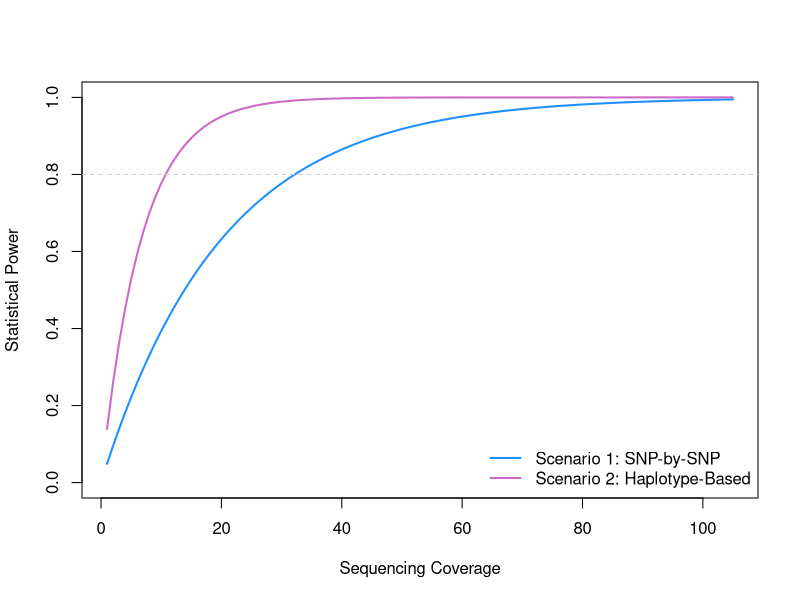

Recreate this plot in R.
# --- 1. Setup: Define Coverage and Power Calculations ---

# Create a sequence of sequencing coverage values
coverage <- seq(1, 105, by = 1)

# Calculate power for the first scenario (SNP-by-SNP)
# This curve rises more slowly.
power_scenario1 <- 1 - exp(-0.05 * coverage)

# Calculate power for a second, more powerful scenario (e.g., Haplotype-based)
# This curve rises more quickly to illustrate a more efficient analysis.
power_scenario2 <- 1 - exp(-0.15 * coverage)


# --- 2. Create the Plot ---

# First, plot the base line for Scenario 1
plot(coverage, power_scenario1,
     type = 'l',
     col = 'dodgerblue',
     lwd = 2,
     xlab = "Sequencing Coverage",
     ylab = "Statistical Power",
     ylim = c(0, 1.0)) # Set y-axis from 0 to 1

# Next, add the second line for Scenario 2 to the existing plot
lines(coverage, power_scenario2,
      col = 'orchid3',
      lwd = 2)


# --- 3. Add Helpful Elements for Interpretation ---

# Add a horizontal line at 80% power, a common benchmark
abline(h = 0.8, col = "grey80", lty = 2)

# Add a legend to explain which line is which
legend("bottomright",
       legend = c("Scenario 1: SNP-by-SNP", "Scenario 2: Haplotype-Based"),
       col = c("dodgerblue", "orchid3"),
       lwd = 2,
       bty = "n") # bty = "n" removes the box around the legend

#Export 6x6